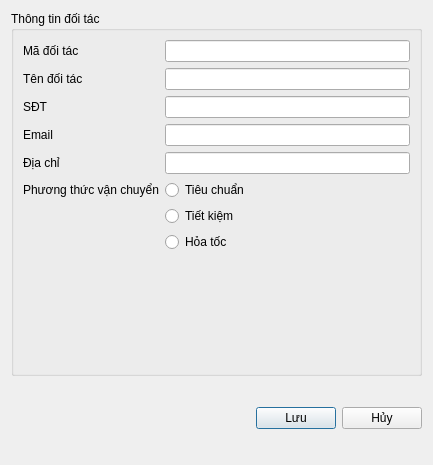
<?xml version="1.0" encoding="UTF-8"?>
<ui version="4.0">
 <class>PartnerAddDialog</class>
 <widget class="QDialog" name="PartnerAddDialog">
  <property name="geometry">
   <rect>
    <x>0</x>
    <y>0</y>
    <width>433</width>
    <height>465</height>
   </rect>
  </property>
  <property name="windowTitle">
   <string>Đối tác vận chuyển</string>
  </property>
  <property name="windowIcon">
   <iconset>
    <normaloff>../resources/icons/square-plus.png</normaloff>../resources/icons/square-plus.png</iconset>
  </property>
  <layout class="QVBoxLayout" name="verticalLayout">
   <item>
    <widget class="QGroupBox" name="grpPartnerInfo">
     <property name="title">
      <string>Thông tin đối tác</string>
     </property>
     <layout class="QFormLayout" name="formLayout">
      <item row="0" column="0">
       <widget class="QLabel" name="lblPartnerID">
        <property name="text">
         <string>Mã đối tác</string>
        </property>
       </widget>
      </item>
      <item row="0" column="1">
       <widget class="QLineEdit" name="txtMaDT">
        <property name="readOnly">
         <bool>true</bool>
        </property>
       </widget>
      </item>
      <item row="1" column="0">
       <widget class="QLabel" name="lblPartnerName">
        <property name="text">
         <string>Tên đối tác</string>
        </property>
       </widget>
      </item>
      <item row="1" column="1">
       <widget class="QLineEdit" name="txtTenDT"/>
      </item>
      <item row="2" column="0">
       <widget class="QLabel" name="lblPhone">
        <property name="text">
         <string>SĐT</string>
        </property>
       </widget>
      </item>
      <item row="2" column="1">
       <widget class="QLineEdit" name="txtSDT_DT"/>
      </item>
      <item row="3" column="0">
       <widget class="QLabel" name="lblEmail">
        <property name="text">
         <string>Email</string>
        </property>
       </widget>
      </item>
      <item row="3" column="1">
       <widget class="QLineEdit" name="txtEmai_DT"/>
      </item>
      <item row="4" column="0">
       <widget class="QLabel" name="lblAddress">
        <property name="text">
         <string>Địa chỉ</string>
        </property>
       </widget>
      </item>
      <item row="4" column="1">
       <widget class="QLineEdit" name="txtDiaChiDT"/>
      </item>
      <item row="5" column="0">
       <widget class="QLabel" name="label">
        <property name="text">
         <string>Phương thức vận chuyển</string>
        </property>
       </widget>
      </item>
      <item row="5" column="1">
       <widget class="QRadioButton" name="rbTieuchuan">
        <property name="text">
         <string>Tiêu chuẩn</string>
        </property>
       </widget>
      </item>
      <item row="6" column="1">
       <widget class="QRadioButton" name="rbTietKiem">
        <property name="text">
         <string>Tiết kiệm</string>
        </property>
       </widget>
      </item>
      <item row="7" column="1">
       <widget class="QRadioButton" name="rbHoaToc">
        <property name="text">
         <string>Hỏa tốc</string>
        </property>
       </widget>
      </item>
     </layout>
    </widget>
   </item>
   <item>
    <layout class="QHBoxLayout" name="buttonLayout">
     <property name="topMargin">
      <number>25</number>
     </property>
     <property name="bottomMargin">
      <number>25</number>
     </property>
     <item>
      <spacer name="horizontalSpacer">
       <property name="orientation">
        <enum>Qt::Horizontal</enum>
       </property>
       <property name="sizeHint" stdset="0">
        <size>
         <width>0</width>
         <height>0</height>
        </size>
       </property>
      </spacer>
     </item>
     <item>
      <widget class="QPushButton" name="btnLuuDT">
       <property name="text">
        <string>Lưu</string>
       </property>
      </widget>
     </item>
     <item>
      <widget class="QPushButton" name="btnHuyDT">
       <property name="text">
        <string>Hủy</string>
       </property>
      </widget>
     </item>
    </layout>
   </item>
  </layout>
 </widget>
 <resources/>
 <connections/>
</ui>
